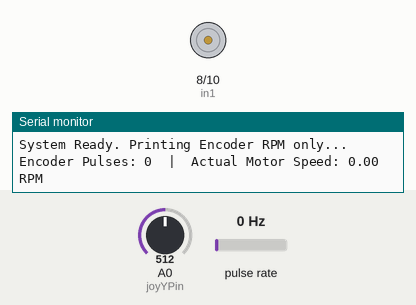
Recording of a sketch running on a simulated Arduino Uno, built with avr-gcc and run on an emulated ATmega328P. Shown: motor-driver pin pairs drawn as motors (green arrow = first pin HIGH = forward, orange = second pin HIGH = backward, longer = more drive, scaled by the enable pin), the last lines printed to the serial monitor. Wiring (inferred from the names in the program): pulse sensor: data pin 2. The test bench sets the inputs (shaded band); at power-on: A0 (joyYPin) = 512, pulse rate 0 Hz.

Above: at 1.2 s.
1.3 s: A0 (joyYPin) set to 536
2.8 s: A0 (joyYPin) set to 551
4.3 s: A0 (joyYPin) set to 460
At 5.2 s:
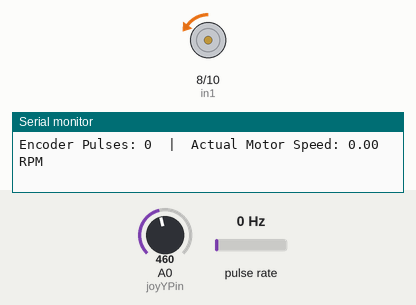
5.8 s: A0 (joyYPin) set to 560
At 6.4 s:
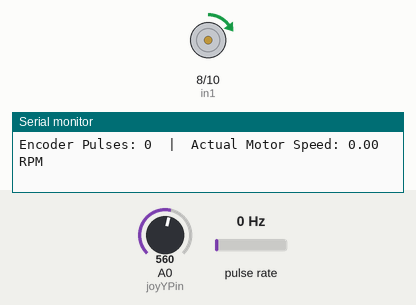
7.3 s: A0 (joyYPin) set to 716
At 8.7 s:
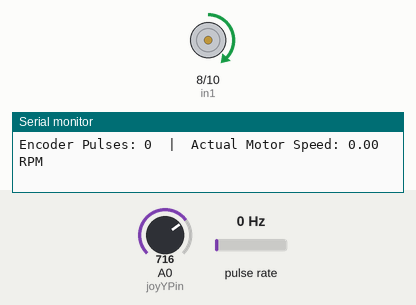
Timing chart, 0 to 9.8 s (numbered marks = the images above; inputs shaded):
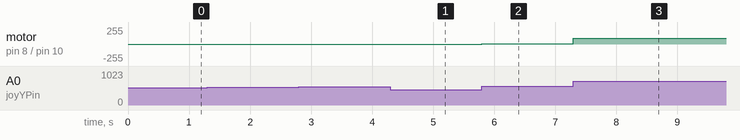

Measured:
- after the input at 4.3 s, motor on pin 8 (in1) / pin 10 (in2): stopped → backward 5/255 at once
- after the input at 5.8 s, motor on pin 8 (in1) / pin 10 (in2): backward 5/255 → forward 5/255 at once
- after the input at 7.3 s, motor on pin 8 (in1) / pin 10 (in2): forward 5/255 → forward 89/255 at once

The sketch:

encoder.ino
```cpp
// --- פינים ---
const int encoderPin = 2; // חייב להיות פין פסיקה (Interrupt)
const int joyYPin = A0;   // ג'ויסטיק
const int enA = 9;        // מהירות מנוע (PWM)
const int in1 = 8;        // כיוון מנוע 1
const int in2 = 10;       // כיוון מנוע 2

// --- משתני אינקודר למדידת מהירות ---
volatile unsigned long pulseCount = 0;
unsigned long previousMillis = 0;
const int interval = 1000; // מדידה כל 1000 אלפיות שניה (שניה)
const float pulsesPerRevolution = 20.0; // שנה למספר הפולסים לסיבוב של האינקודר שלך

void setup() {
  Serial.begin(9600);

  // הגדרות אינקודר
  pinMode(encoderPin, INPUT_PULLUP);
  attachInterrupt(digitalPinToInterrupt(encoderPin), countPulse, FALLING);

  // הגדרות מנוע
  pinMode(enA, OUTPUT);
  pinMode(in1, OUTPUT);
  pinMode(in2, OUTPUT);

  // מתחילים כשהמנוע כבוי
  digitalWrite(in1, LOW);
  digitalWrite(in2, LOW);
  analogWrite(enA, 0);

  Serial.println("System Ready. Printing Encoder RPM only...");
}

void loop() {
  // ==========================================
  // חלק 1: שליטה על המנוע בעזרת הג'ויסטיק
  // ==========================================
  int joyVal = analogRead(joyYPin);
  int motorSpeed = 0;

  // שטח מת - הג'ויסטיק באמצע
  if (joyVal >= 470 && joyVal <= 550) {
    digitalWrite(in1, LOW);
    digitalWrite(in2, LOW);
    motorSpeed = 0;
  }
  // ג'ויסטיק קדימה
  else if (joyVal > 550) {
    digitalWrite(in1, HIGH);
    digitalWrite(in2, LOW);
    motorSpeed = map(joyVal, 550, 1023, 0, 255);
  }
  // ג'ויסטיק אחורה
  else if (joyVal < 470) {
    digitalWrite(in1, LOW);
    digitalWrite(in2, HIGH);
    motorSpeed = map(joyVal, 470, 0, 0, 255);
  }

  // הפעלת המנוע במהירות המחושבת (ללא הדפסה)
  analogWrite(enA, motorSpeed);


  // ==========================================
  // חלק 2: חישוב והדפסת מהירות האינקודר
  // ==========================================
  unsigned long currentMillis = millis();

  if (currentMillis - previousMillis >= interval) {
    // עצירת פסיקות רגעית להעתקת הנתונים בבטחה
    noInterrupts();
    unsigned long pulses = pulseCount;
    pulseCount = 0;
    interrupts();

    // חישוב RPM
    float rotationsPerSecond = pulses / pulsesPerRevolution;
    float rpm = rotationsPerSecond * 60.0;

    // הדפסה של נתוני האינקודר בלבד
    Serial.print("Encoder Pulses: ");
    Serial.print(pulses);
    Serial.print("  |  Actual Motor Speed: ");
    Serial.print(rpm);
    Serial.println(" RPM");

    previousMillis = currentMillis;
  }
}

// פונקציית הפסיקה - מעלה את המונה בכל קליק של האינקודר
void countPulse() {
  pulseCount++;
}
```
